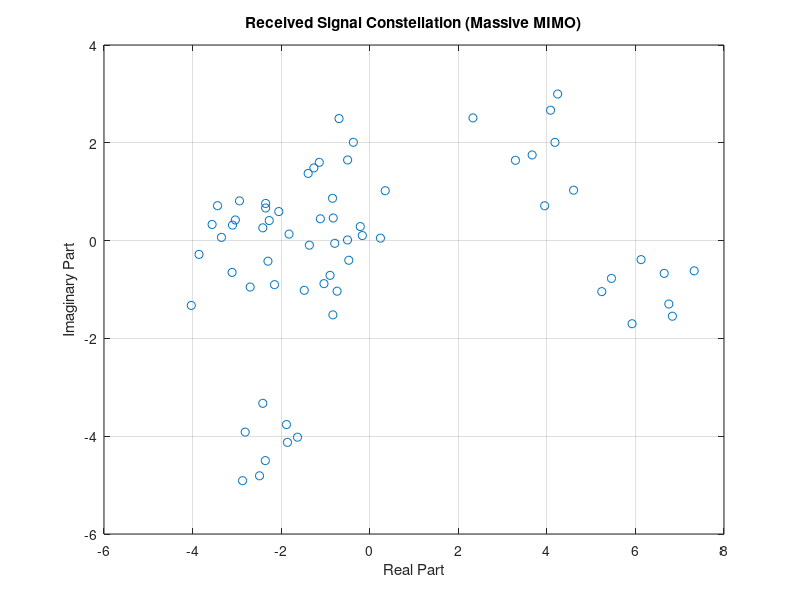

Source code (MATLAB):
% Parameters
Nt = 64; % Number of transmit antennas
Nr = 8; % Number of receive antennas
K = 8; % Number of users
P_t = 10; % Transmit power (W)
N0 = 1; % Noise power

% Channel matrix
H = (randn(Nr, Nt) + 1j * randn(Nr, Nt)) / sqrt(2);

% Transmitted signal
x = sqrt(P_t/Nt) * ones(Nt, K);

% Received signal
y = H * x + sqrt(N0/2) * (randn(Nr, K) + 1j * randn(Nr, K));

disp('Received signal:');
disp(y);

% Plot received signal constellation
figure;
plot(real(y(:)), imag(y(:)), 'o');
title('Received Signal Constellation (Massive MIMO)');
xlabel('Real Part');
ylabel('Imaginary Part');
grid on;
